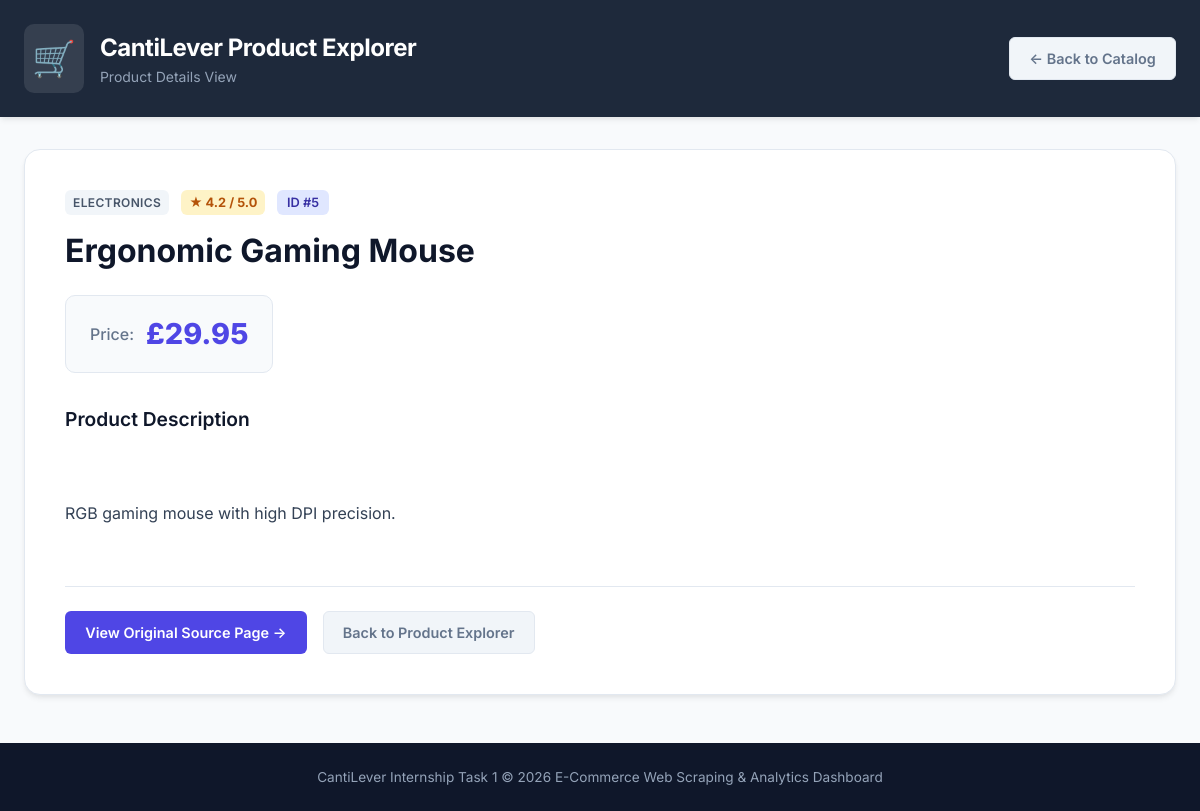
/product/5, run on the app's committed database.
### tables this page shows
CREATE TABLE products (id INTEGER PRIMARY KEY AUTOINCREMENT, title TEXT NOT NULL, price REAL, rating REAL, description TEXT, category TEXT, url TEXT);

### app.py (the view)
@app.route("/product/<int:product_id>")
def product_detail(product_id):
    product = database.get_product_by_id(product_id)
    if not product:
        return render_template("404.html", message=f"Product with ID #{product_id} was not found."), 404
    return render_template("product.html", product=product)

### database.py (called while the page is built)
def get_connection():
    os.makedirs("data", exist_ok=True)
    connection = sqlite3.connect(DATABASE_PATH)
    connection.row_factory = sqlite3.Row
    return connection

def get_product_by_id(product_id):
    connection = get_connection()
    cursor = connection.cursor()
    cursor.execute("SELECT * FROM products WHERE id = ?", (product_id,))
    row = cursor.fetchone()
    connection.close()
    return dict(row) if row else None

### templates/product.html (shortened to what this page needs)
<!DOCTYPE html>
<html lang="en">
<head>
    <link rel="stylesheet" href="{{ url_for('static', filename='style.css') }}">
</head>
<body>
    <header class="header">
        <div class="container header-container">
            <div class="brand">
                <span class="brand-icon">🛒</span>
                <div>
                    <h1>CantiLever Product Explorer</h1>
                    <p class="subtitle">Product Details View</p>
                </div>
            </div>
            <a href="/" class="btn btn-secondary">&larr; Back to Catalog</a>
        </div>
    </header>
    <main class="container">
        <article class="detail-card">
            <div class="detail-header">
                <div class="tags-row">
                    <span class="category-badge">{{ product.category }}</span>
                    <span class="rating-tag">★ {{ "%.1f"|format(product.rating) }} / 5.0</span>
                    <span class="id-badge">ID #{{ product.id }}</span>
                </div>
                <h1 class="detail-title">{{ product.title }}</h1>
            </div>
            <div class="detail-price-box">
                <span class="price-label">Price:</span>
                <span class="price-amount">£{{ "%.2f"|format(product.price) }}</span>
            </div>
            <div class="detail-section">
                <h2>Product Description</h2>
                <p class="detail-description">
                    {% if product.description %}
                        {{ product.description }}
                    {% else %}
                        No detailed description available for this item.
                    {% endif %}
                </p>
            </div>
            <div class="detail-actions">
                {% if product.url %}
                    <a href="{{ product.url }}" target="_blank" rel="noopener noreferrer" class="btn btn-primary">
                        View Original Source Page &rarr;
                    </a>
                {% endif %}
                <a href="/" class="btn btn-secondary">Back to Product Explorer</a>
            </div>
        </article>
    </main>
    <footer class="footer">
        <div class="container">
            <p>CantiLever Internship Task 1 &copy; 2026 E-Commerce Web Scraping & Analytics Dashboard</p>
        </div>
    </footer>
</body>
</html>

### static/style.css (style rules this page uses)
:root { --primary-color: #4F46E5; --primary-hover: #4338CA; --secondary-color: #64748B; --bg-color: #F8FAFC; --card-bg: #FFFFFF; --text-main: #0F172A; --text-muted: #64748B; --border-color: #E2E8F0; --accent-blue: #3B82F6; --accent-green: #10B981; --accent-yellow: #F59E0B; --accent-purple: #8B5CF6; --radius-sm: 6px; --radius-md: 10px; --radius-lg: 16px; --shadow-sm: 0 1px 3px rgba(0, 0, 0, 0.05); --shadow-md: 0 4px 6px -1px rgba(0, 0, 0, 0.07), 0 2px 4px -1px rgba(0, 0, 0, 0.04); --shadow-lg: 0 10px 15px -3px rgba(0, 0, 0, 0.08), 0 4px 6px -2px rgba(0, 0, 0, 0.03); }
* { box-sizing: border-box; margin: 0; padding: 0; }
body { font-family: 'Inter', system-ui, -apple-system, BlinkMacSystemFont, "Segoe UI", Roboto, sans-serif; background-color: var(--bg-color); color: var(--text-main); line-height: 1.5; min-height: 100vh; display: flex; flex-direction: column; }
.container { width: 100%; max-width: 1240px; margin: 0 auto; padding: 0 1.5rem; }
.header { background: #1E293B; color: #FFFFFF; padding: 1.5rem 0; box-shadow: var(--shadow-md); margin-bottom: 2rem; }
.header-container { display: flex; justify-content: space-between; align-items: center; }
.brand { display: flex; align-items: center; gap: 1rem; }
.brand-icon { font-size: 2.2rem; background: rgba(255, 255, 255, 0.1); padding: 0.5rem; border-radius: var(--radius-md); }
.header h1 { font-size: 1.5rem; font-weight: 700; letter-spacing: -0.02em; }
.subtitle { font-size: 0.875rem; color: #94A3B8; }
.btn { display: inline-flex; align-items: center; justify-content: center; padding: 0.6rem 1.2rem; border-radius: var(--radius-sm); font-size: 0.9rem; font-weight: 600; text-decoration: none; cursor: pointer; border: 1px solid transparent; transition: background-color 0.2s ease, transform 0.1s ease; }
.btn-primary { background-color: var(--primary-color); color: #FFFFFF; }
.btn-secondary { background-color: #F1F5F9; color: var(--secondary-color); border-color: var(--border-color); }
.category-badge { background: #F1F5F9; color: #475569; font-size: 0.75rem; font-weight: 600; padding: 0.2rem 0.5rem; border-radius: var(--radius-sm); text-transform: uppercase; letter-spacing: 0.03em; }
.rating-tag { background: #FEF3C7; color: #B45309; font-size: 0.8rem; font-weight: 700; padding: 0.2rem 0.5rem; border-radius: var(--radius-sm); }
.detail-card { background: var(--card-bg); border: 1px solid var(--border-color); border-radius: var(--radius-lg); padding: 2.5rem; box-shadow: var(--shadow-md); margin-bottom: 3rem; }
.detail-header { margin-bottom: 1.5rem; }
.tags-row { display: flex; gap: 0.75rem; align-items: center; margin-bottom: 1rem; }
.id-badge { background: #E0E7FF; color: #3730A3; font-size: 0.8rem; font-weight: 600; padding: 0.2rem 0.6rem; border-radius: var(--radius-sm); }
.detail-title { font-size: 2rem; font-weight: 700; color: var(--text-main); line-height: 1.25; }
.detail-price-box { background: #F8FAFC; border: 1px solid var(--border-color); border-radius: var(--radius-md); padding: 1rem 1.5rem; display: inline-flex; align-items: center; gap: 0.75rem; margin-bottom: 2rem; }
.price-label { font-size: 1rem; color: var(--text-muted); font-weight: 500; }
.price-amount { font-size: 1.8rem; font-weight: 800; color: var(--primary-color); }
.detail-section { margin-bottom: 2rem; }
.detail-section h2 { font-size: 1.2rem; font-weight: 600; margin-bottom: 0.75rem; color: var(--text-main); }
.detail-description { font-size: 1rem; color: #334155; line-height: 1.7; white-space: pre-line; }
.detail-actions { display: flex; gap: 1rem; padding-top: 1.5rem; border-top: 1px solid var(--border-color); }
.footer { background: #0F172A; color: #94A3B8; text-align: center; padding: 1.5rem 0; font-size: 0.85rem; margin-top: auto; }

### data on the page
products: category "ELECTRONICS", rating "4.2", id "5", title "Ergonomic Gaming Mouse", price "29.95", description "RGB gaming mouse with high DPI precision."
